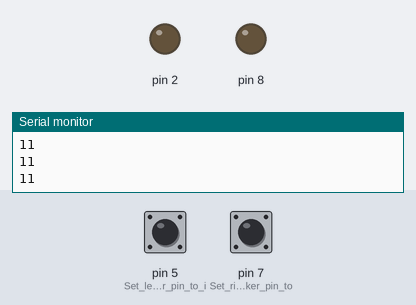
Simulated run of this sketch. Board: Arduino Uno, built with avr-gcc and run on an emulated ATmega328P. Parts: output pins drawn as LEDs (lit = HIGH), the last lines printed to the serial monitor. The inputs (shaded band) are chosen by the test bench; at power-on: pin 5 (Set_left_whisker_pin_to_i) HIGH, pin 7 (Set_right_whisker_pin_to) HIGH.

Above: at 1.2 s.
1.3 s: pin 5 (Set_left_whisker_pin_to_i) pulled LOW for 0.15 s
At 1.37 s:
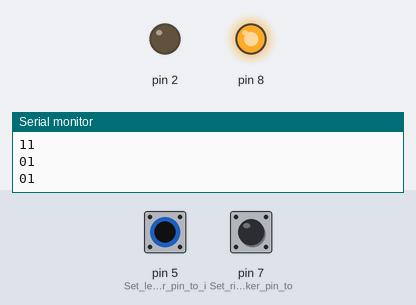
2.9 s: pin 7 (Set_right_whisker_pin_to) pulled LOW for 0.15 s
At 2.98 s:
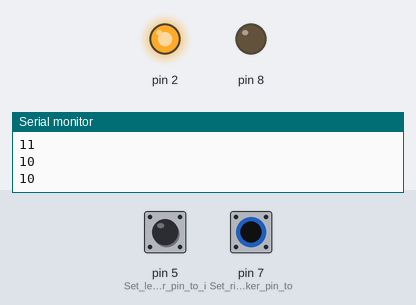
4.5 s: pin 7 (Set_right_whisker_pin_to) pulled LOW for 3.2 s
At 8.8 s:
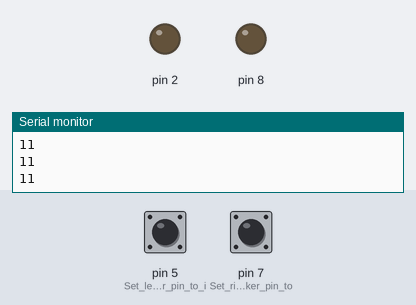
9.2 s: pin 5 (Set_left_whisker_pin_to_i) pulled LOW for 3.2 s
At 10.1 s:
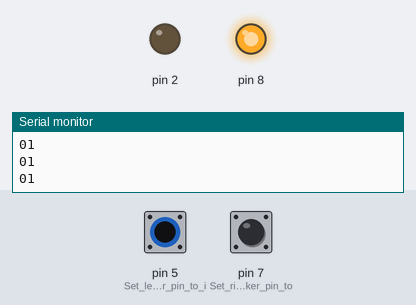
13.9 s: pin 5 (Set_left_whisker_pin_to_i) driven LOW and pin 7 (Set_right_whisker_pin_to) driven LOW
At 14.2 s:
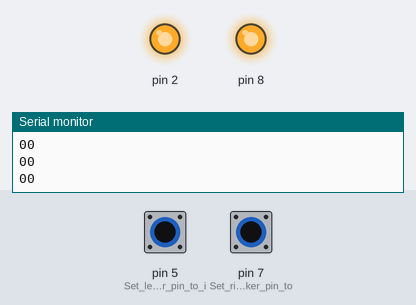
Timing chart, 0 to 16.4 s (numbered marks = the images above; inputs shaded):
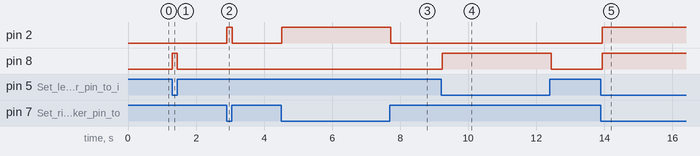

Measured:
- after the input at 1.3 s, pin 8: LOW → HIGH at once, → LOW 0.15 s later
- after the input at 2.9 s, pin 2: LOW → HIGH at once, → LOW 0.15 s later
- after the input at 4.5 s, pin 2: LOW → HIGH at once, → LOW 3.2 s later
- after the input at 9.2 s, pin 8: LOW → HIGH at once, → LOW 3.2 s later
- after the input at 13.9 s, pin 2, pin 8: LOW → HIGH at once

The sketch:

DisplayWhiskerStates.ino
```cpp
void setup()                                 // Built-in initialization block
{
                              // Delay to finish tone
  pinMode(7, INPUT);                         // Set right whisker pin to input
  pinMode(5, INPUT);                         // Set left whisker pin to input
  pinMode(8, OUTPUT);
  pinMode(2, OUTPUT);
  Serial.begin(9600);                        // Set data rate to 9600 bps
}

void loop()                                  // Main loop auto-repeats
{
  byte wLeft = digitalRead(5);               // Copy left result to wLeft
  byte wRight = digitalRead(7);              // Copy right result to wRight

  if(wLeft == 0)              // If left whisker contact
  {
    digitalWrite(8, HIGH);    // Left LED on
  }
  else                        // If no left whisker contact
  {
    digitalWrite(8, LOW);     // Left LED off
  }

  if(wRight == 0)             // If right whisker contact
  {
    digitalWrite(2, HIGH);    // Right LED on
  }
  else                        // If no right whisker contact
  {
    digitalWrite(2, LOW);     // Right LED off
  }
  Serial.print(wLeft);                       // Display left whisker state
  Serial.println(wRight);                    // Display right whisker state

  delay(50);                                 // Pause for 50 ms
}
```
